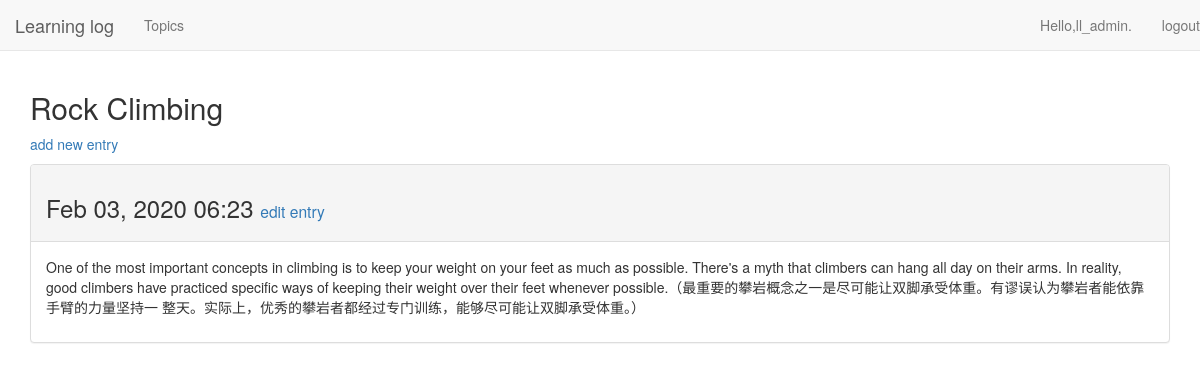
The page /topics/2/ (signed in) on the database its author committed.
### learning_logs/models.py (models this page shows, shortened)
class Topic(models.Model):
    text = models.CharField(max_length=200)
    data_added = models.DateTimeField(auto_now_add=True)
    owner = models.ForeignKey(User, on_delete=models.CASCADE)
    def __str__(self):
        return self.text

class Entry(models.Model):
    topic = models.ForeignKey(Topic, on_delete=models.CASCADE)
    text = models.TextField()
    data_added = models.DateTimeField(auto_now_add=True)
    class Meta:
        verbose_name_plural = 'entries'

### learning_logs/views.py (the view)
# urls.py: re_path(r'^topics/(?P<topic_id>\d+)/$', views.topic, name='topic'),
@login_required
def topic(request, topic_id):
    topic = Topic.objects.get(id=topic_id)
    if topic.owner != request.user:
        raise Http404
    entries = topic.entry_set.order_by('-data_added')
    context = {'topic': topic, 'entries': entries}
    return render(request, 'learning_logs/topic.html', context)

### learning_logs/templates/learning_logs/topic.html
{% extends 'learning_logs/base.html' %}
{% block header %}
    <h2>{{ topic }}</h2>
{% endblock %}
{% block content %}
    <p>
        <a href="{% url 'learning_logs:new_entry' topic.id %}">add new entry</a>
    </p>
    {% for entry in entries %}
        <div class="panel panel-default">
            <div class="panel-heading">
                <h3>
                    {{ entry.data_added|date:'M d, Y H:i' }}
                    <small>
                        <a href="{% url 'learning_logs:edit_entry' entry.id %}">edit entry</a>
                    </small>
                </h3>
            </div>
            <div class="panel-body">
                {{ entry.text|linebreaks }}
            </div>
        </div>
        {% empty %}
        There are no entries for this topic yet.
    {% endfor %}
{% endblock content %}

### learning_logs/templates/learning_logs/base.html (shortened to what this page needs)
{% load bootstrap3 %}
<!DOCTYPE html>
<html lang="en">
    <head>
        {% bootstrap_css %}
    </head>
    <body>
        <nav class="navbar navbar-default navbar-static-top">
            <div class="navbar-header">
                <a class="navbar-brand" href="{% url 'learning_logs:index' %}">
                    Learning log</a>
            </div>
            <div id="navbar" class="navbar-collapse collapse">
                <ul class="nav navbar-nav">
                    <li><a href="{% url 'learning_logs:topics' %}">Topics</a> </li>
                </ul>
                <ul class="nav navbar-nav navbar-right">
                    {% if user.is_authenticated %}
                        <li><a>Hello,{{ user.username }}.</a></li>
                        <li><a href="{% url 'users:logout' %}">logout</a> </li>
                    {% else %}
                        <li><a href="{% url 'users:register' %}">register</a></li>
                        <li><a href="{% url 'users:login' %}">login</a> </li>
                    {% endif %}
                </ul>
            </div>
        </nav>
        <div class="container">
            <div class="page-head">
               {% block header %}{% endblock %}
            </div>
            <div>
                {% block content %}{% endblock %}
            </div>
        </div>
    </body>
</html>

### rows shown on the page
Topic: text "Rock Climbing"
Entry: data_added "Feb 03, 2020 06:23", text "One of the most important concepts in climbing is to keep your weight on your feet as much as possible. There's a myth that climbers can hang all day on their arms. In reality, good climbers have practiced specific ways of keeping their weight over their feet whenever possible.（最重要的攀岩概念之一是尽可能让双脚承受体重。有谬误认为攀岩者能依靠手臂的力量坚持一 整天。实际上，优秀的攀岩者都经过专门训练，能够尽可能让双脚承受体重。）"

### other values the page prints
{{ user.username }} "ll_admin"
